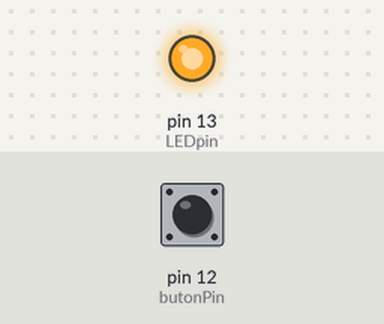
The sketch below on a simulated Arduino Uno, built with avr-gcc and run on an emulated ATmega328P. Shown: output pins drawn as LEDs (lit = HIGH). The inputs (shaded band) are chosen by the test bench; at power-on: pin 12 (butonPin) HIGH.

Above: at 1.2 s.
1.3 s: pin 12 (butonPin) pulled LOW for 0.15 s
At 1.37 s:
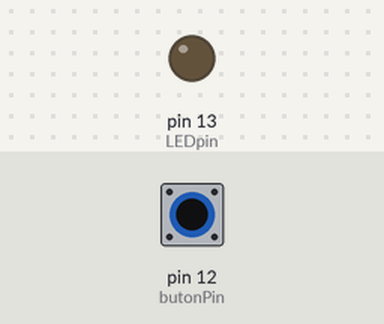
2.9 s: pin 12 (butonPin) pulled LOW for 3.2 s
At 7.5 s:
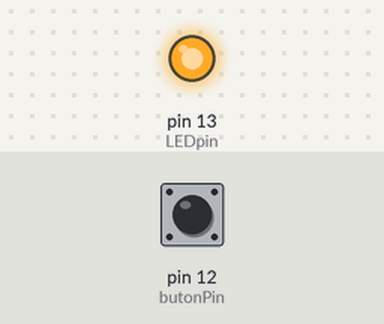
Timing chart, 0 to 9.0 s (numbered marks = the images above; inputs shaded):
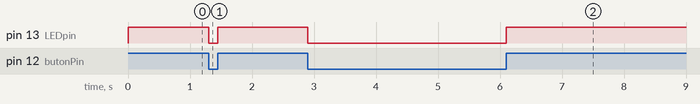

The sketch:

butonled.ino
```cpp
const int LEDpin = 13;
const int butonPin = 12;

int butonDurumu = 0;

void setup() {
  pinMode(butonPin, INPUT);

  digitalWrite(butonPin, HIGH);

  pinMode(LEDpin, OUTPUT);
}

void loop(){
  butonDurumu = digitalRead(butonPin);

  if(butonDurumu == HIGH){
    digitalWrite(LEDpin, HIGH);
  }
  else {
    digitalWrite(LEDpin, LOW);
  }
}
```

Measured:
- after the input at 1.3 s, pin 13 (LEDpin): HIGH → LOW at once, → HIGH 0.15 s later
- after the input at 2.9 s, pin 13 (LEDpin): HIGH → LOW at once, → HIGH 3.2 s later
